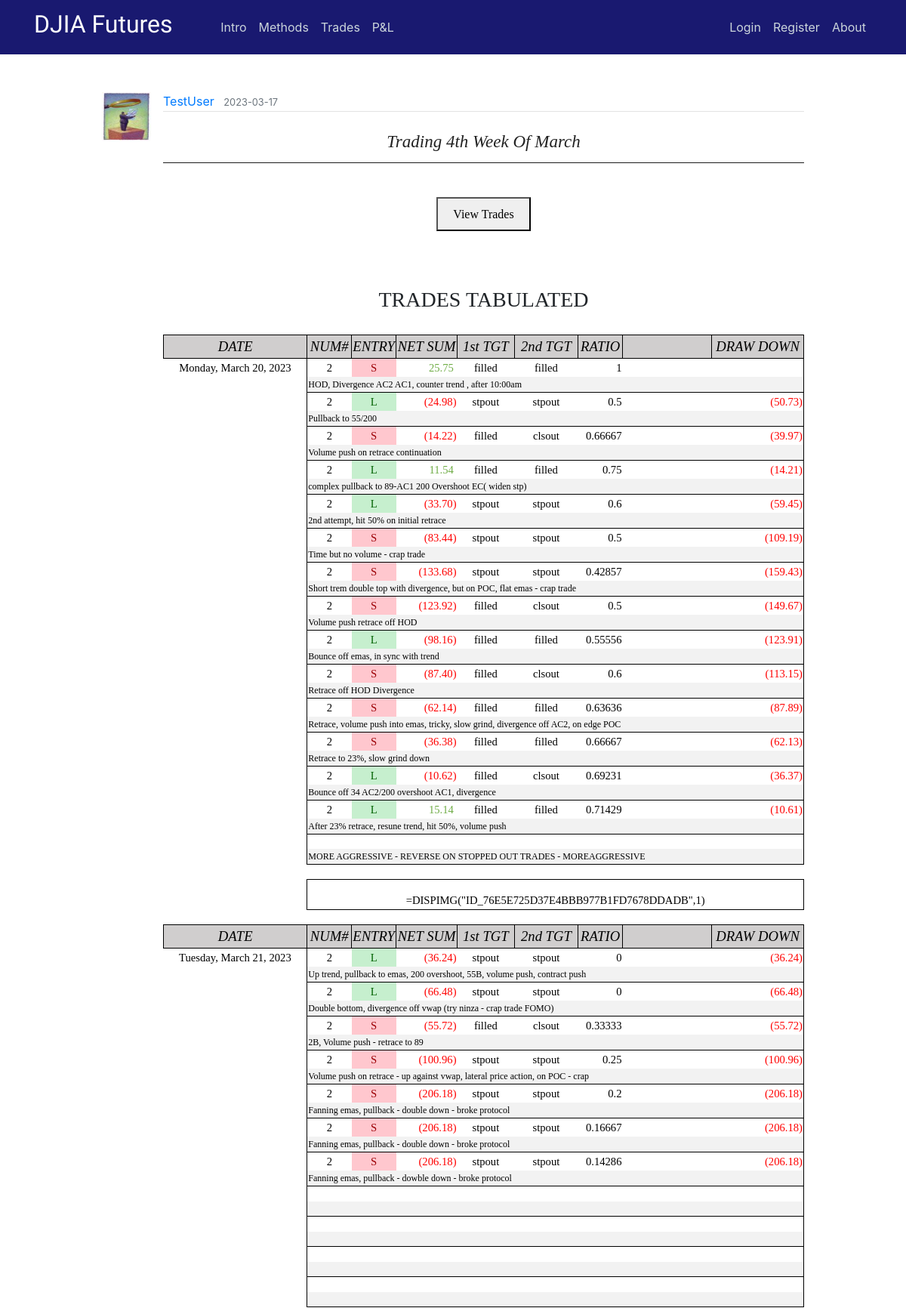
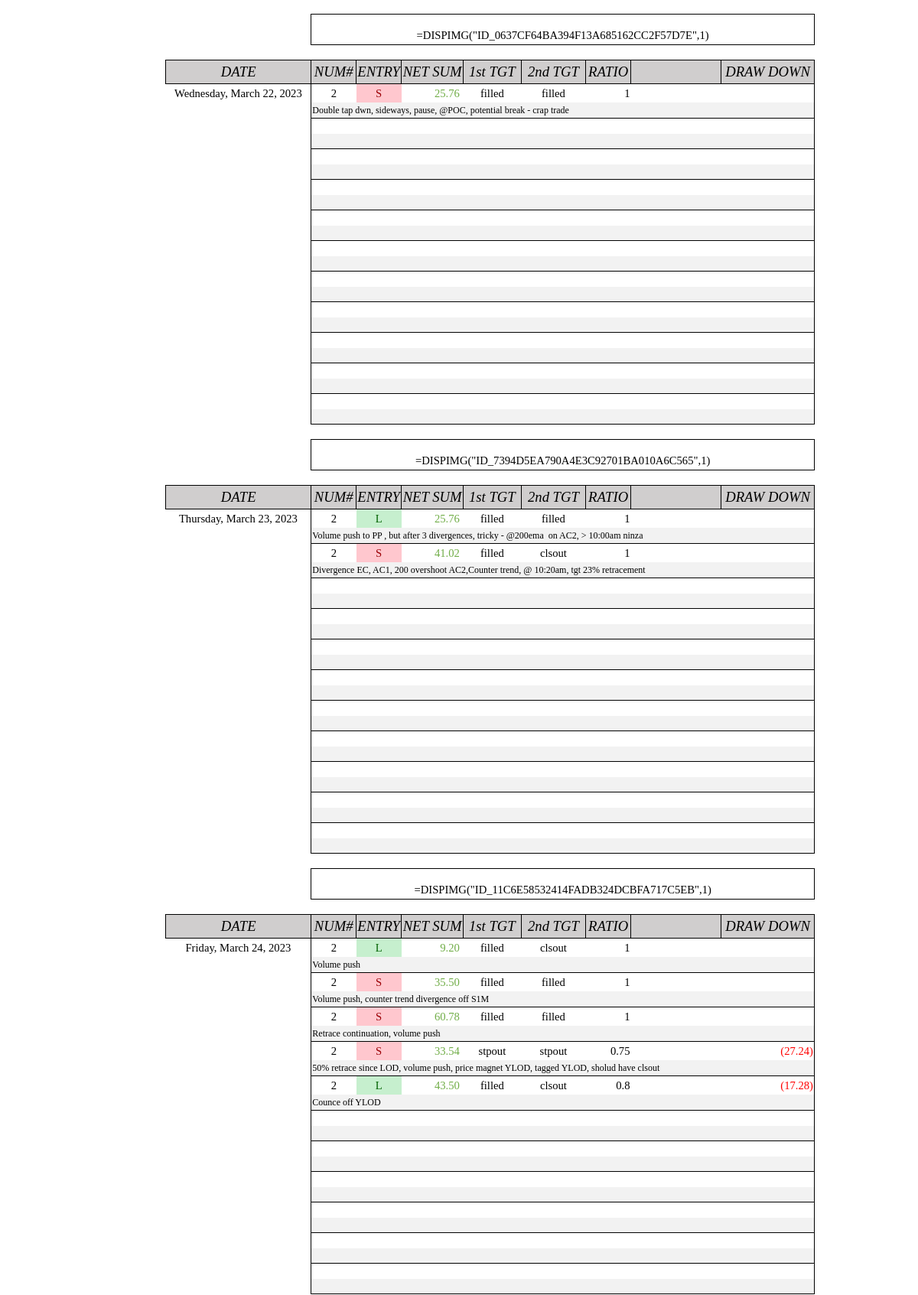
The page /post/202 (upper part) on the database its author committed (2 pictures, top to bottom).
### flaskblog/models.py (models this page shows, shortened)
class User(db.Model, UserMixin):
    id = db.Column(db.Integer, primary_key=True)
    username = db.Column(db.String(20), unique=True, nullable=False)
    email = db.Column(db.String(120), unique=True, nullable=False)
    image_file = db.Column(db.String(20), nullable=False, default='default.jpg')
    password = db.Column(db.String(60), nullable=False)
    posts = db.relationship('Post', backref='author', lazy=True)

class Post(db.Model):
    id = db.Column(db.Integer, primary_key=True)
    title = db.Column(db.String(100), nullable=False)
    date_posted = db.Column(db.DateTime, nullable=False, default=datetime.utcnow)
    content = db.Column(db.Text, nullable=False)
    user_id = db.Column(db.Integer, db.ForeignKey('user.id'), nullable=False)
    teaser_title = db.Column(db.Text, nullable=True)
    teaser_details = db.Column(db.Text, nullable=True)
    teaser_caption = db.Column(db.Text, nullable=True)
    teaser_img = db.Column(db.Text, nullable=True)
    teaser_content = db.Column(db.Text, nullable=True)
    teaser_wkid = db.Column(db.Text, nullable=True)

### flaskblog/posts/routes.py (the view)
@posts.route("/post/<int:post_id>")
def post(post_id):
    post = Post.query.get_or_404(post_id)
    if len(post.teaser_wkid) != 0:
        weekly = post.teaser_wkid
    else:
        weekly = ""
    return render_template('post.html', weekly=weekly, title=post.title, post=post)

### flaskblog/templates/post.html (shortened to what this page needs)
{% extends "layout.html" %}
{% block content %}
  <article class="media content-section" style="border:none;">
    <img class="article-img" src="{{ url_for('static', filename='profile_pics/' + post.author.image_file) }}">
    <div class="media-body">
      <div class="article-metadata">
        <a class="mr-2" href="{{ url_for('users.user_posts', username=post.author.username) }}">{{ post.author.username }}</a>
        <small class="text-muted">{{ post.date_posted.strftime('%Y-%m-%d') }}</small>
      </div>
      <center><br><h3 class="hero-header">{{ post.title }}</h3><hr><br></center>
      {% if weekly |length %}
      <center><button onclick="myDetach()">View Trades</button></center>
      <br>
      <br>
      {% endif %}
      <br><H6>TRADES TABULATED</H6><br>
      {{ post.content|safe }}
  </article>
{% endblock content %}

### flaskblog/static/main.css (style rules this page uses)
body { margin-top: 5rem; }
hr { margin-top: 1rem; margin-bottom: 1rem; border: 0; border-top: 1px solid rgba(0, 0, 0, 0.89); }
.content-section { background: #ffffff; padding: 10px 20px; border: 1px solid #000000; border-radius: 9px; margin-bottom: 20px; }
.article-img { height: 65px; width: 65px; margin-right: 16px; }
.article-metadata { padding-bottom: 1px; margin-bottom: 4px; border-bottom: 1px solid #e3e3e3 }

### flaskblog/static/study.css (style rules this page uses)
h3.hero-header { color: #222; text-transform: capitalize; font-weight: 400; font-style: italic; font-size: 28px; font-family: Baskerville, 'Baskerville Old Face', 'Hoefler Text', Garamond, 'Times New Roman', serif; }
h3 { font-weight: 700; line-height: 1; }
h6 { text-align: center; font-weight: 400; font-size: 24px; font-family: Baskerville, 'Baskerville Old Face', 'Hoefler Text', Garamond, 'Times New Roman', serif; line-height: 1; }
button { margin-top: 5px; margin-bottom: 5px; padding: 8px 20px 7px; font-family: Cambria, Georgia, serif; line-height: 1.6; }
@media screen and (min-width: 25rem) { h3.hero-header { font-size: 23px; } }
@media screen and (min-width: 36rem) { h6 { font-size: 26px; } }
@media screen and (min-width: 48rem) { h6 { font-size: 28px; } }

### flaskblog/static/modal.css (style rules this page uses)
img { margin-bottom: -4px; }

### flaskblog/static/stylesheet.css (style rules this page uses)
tr { mso-height-source:auto; mso-ruby-visibility:none; }
col { mso-width-source:auto; mso-ruby-visibility:none; }
td { mso-style-parent:style0; padding-top:1px; padding-right:1px; padding-left:1px; mso-ignore:padding; mso-number-format:"General"; text-align:general; vertical-align:bottom; white-space:nowrap; mso-rotate:0; mso-pattern:auto; mso-background-source:auto; color:#000000; font-size:11.0pt; font-weight:400; font-style:normal; text-decoration:none; font-family:Calibri; mso-generic-font-family:auto; mso-font-charset:134; border:none; mso-protection:locked visible; }
.xl65 { mso-style-parent:style0; text-align:center; mso-pattern:auto none; background:#D0CECE; font-size:14.0pt; font-style:italic; mso-font-charset:134; border:.5pt solid windowtext; }
.xl66 { mso-style-parent:style0; mso-number-format:"0\.00_\)\;\[Red\]\\\(0\.00\\\)"; mso-font-charset:134; }
.xl67 { mso-style-parent:style0; mso-number-format:"0\.00_\)\;\[Red\]\\\(0\.00\\\)"; text-align:center; mso-pattern:auto none; background:#D0CECE; font-size:14.0pt; font-style:italic; mso-font-charset:134; border:.5pt solid windowtext; }
.xl68 { mso-style-parent:style0; mso-number-format:"\[$-F800\]dddd\\\,\\ mmmm\\ dd\\\,\\ yyyy"; text-align:center; mso-font-charset:134; }
.xl69 { mso-style-parent:style0; mso-number-format:"0"; text-align:center; mso-font-charset:134; border-left:.5pt solid windowtext; border-top:.5pt solid windowtext; }
.xl70 { mso-style-parent:style0; text-align:center; mso-font-charset:134; border-top:.5pt solid windowtext; }
.xl71 { mso-style-parent:style0; mso-number-format:"0\.00_\)\;\[Red\]\\\(0\.00\\\)"; text-align:right; mso-font-charset:134; border-top:.5pt solid windowtext; }
.xl72 { mso-style-parent:style0; mso-font-charset:134; border-top:.5pt solid windowtext; }
.xl73 { mso-style-parent:style0; mso-number-format:"0\.00_\)\;\[Red\]\\\(0\.00\\\)"; mso-font-charset:134; border-top:.5pt solid windowtext; }
.xl74 { mso-style-parent:style0; mso-number-format:"0"; text-align:left; vertical-align:top; mso-pattern:auto none; background:#F2F2F2; font-size:9.0pt; font-family:Comic Sans MS; mso-font-charset:134; border-left:.5pt solid windowtext; border-bottom:.5pt solid windowtext; }
.xl76 { mso-style-parent:style0; text-align:center; mso-font-charset:134; border-top:.5pt solid windowtext; }
.xl77 { mso-style-parent:style0; text-align:center; mso-font-charset:134; border-left:.5pt solid windowtext; border-top:.5pt solid windowtext; }
.xl80 { mso-style-parent:style0; text-align:center; mso-font-charset:134; }
.xl81 { mso-style-parent:style0; mso-number-format:"0\.00_\)\;\[Red\]\\\(0\.00\\\)"; mso-font-charset:134; border-top:.5pt solid windowtext; border-right:.5pt solid windowtext; }
.xl85 { mso-style-parent:style0; text-align:center; mso-font-charset:134; }

### rows shown on the page
User: image_file (picture), author.username "TestUser"
Post: date_posted "2023-03-17", title "Trading 4th Week Of March", content "DATE NUM# ENTRY NET SUM 1st TGT 2nd TGT RATIO DRAW DOWN Monday, March 20, 2023 2 S 25.75 filled filled 1 HOD, Divergence AC2 AC1, counter trend , after 10:00am 2 L (24.98) stpout stpout 0.5 (50.73) Pullback to 55/200 2 S (14.22) filled clsout 0.66667 (39.97) Volume push on retrace continuation 2 L 11.54 filled filled 0.75 (14.21) complex pullback to 89-AC1 200 Overshoot EC( widen stp) 2 L (33.70) stpout stpout 0.6 (59.45) 2nd attempt, hit 50% on initial retrace 2 S (83.44) stpout stpout 0.5 (109.19) Time but no volume - crap trade 2 S (133.68) stpout stpout 0.42857 (159.43) Short trem double top with divergence, but on POC, flat emas - crap trade 2 S (123.92) filled clsout 0.5 (149.67)…"
